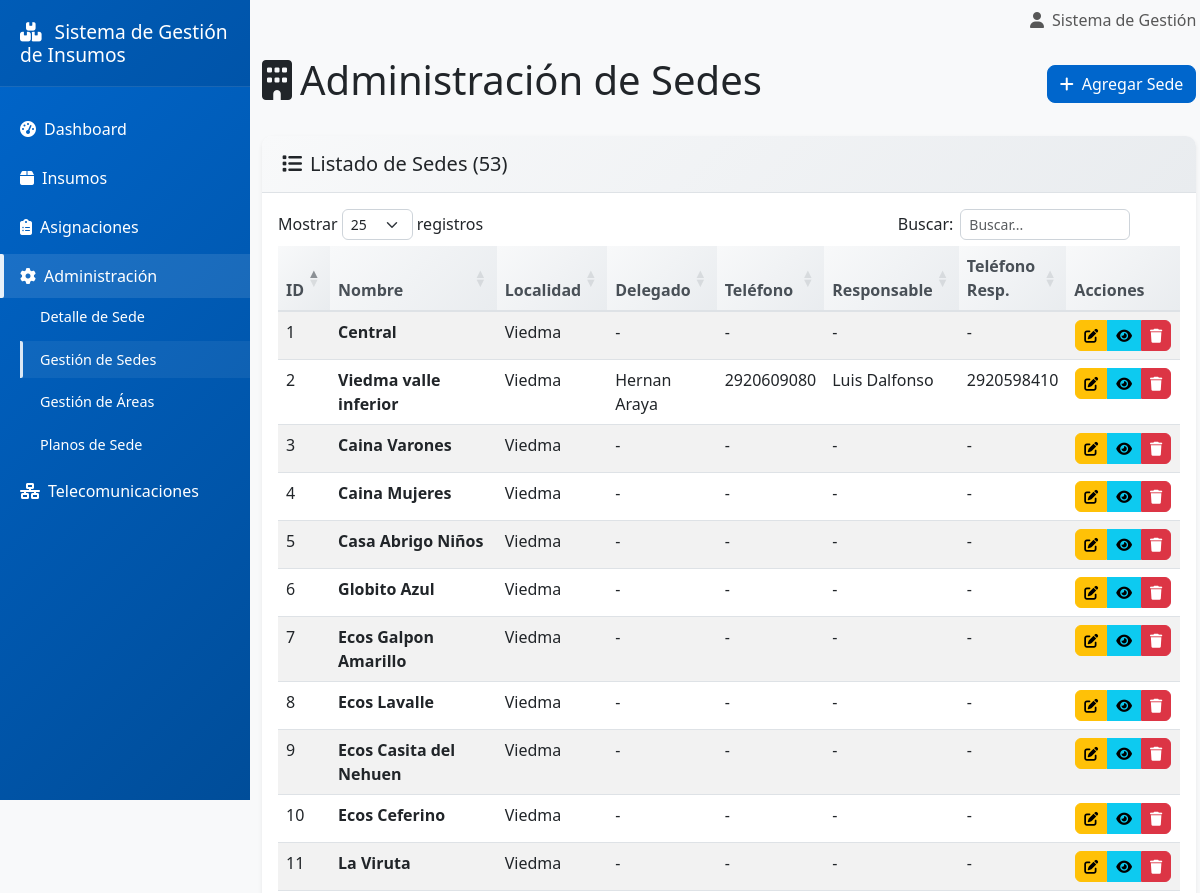
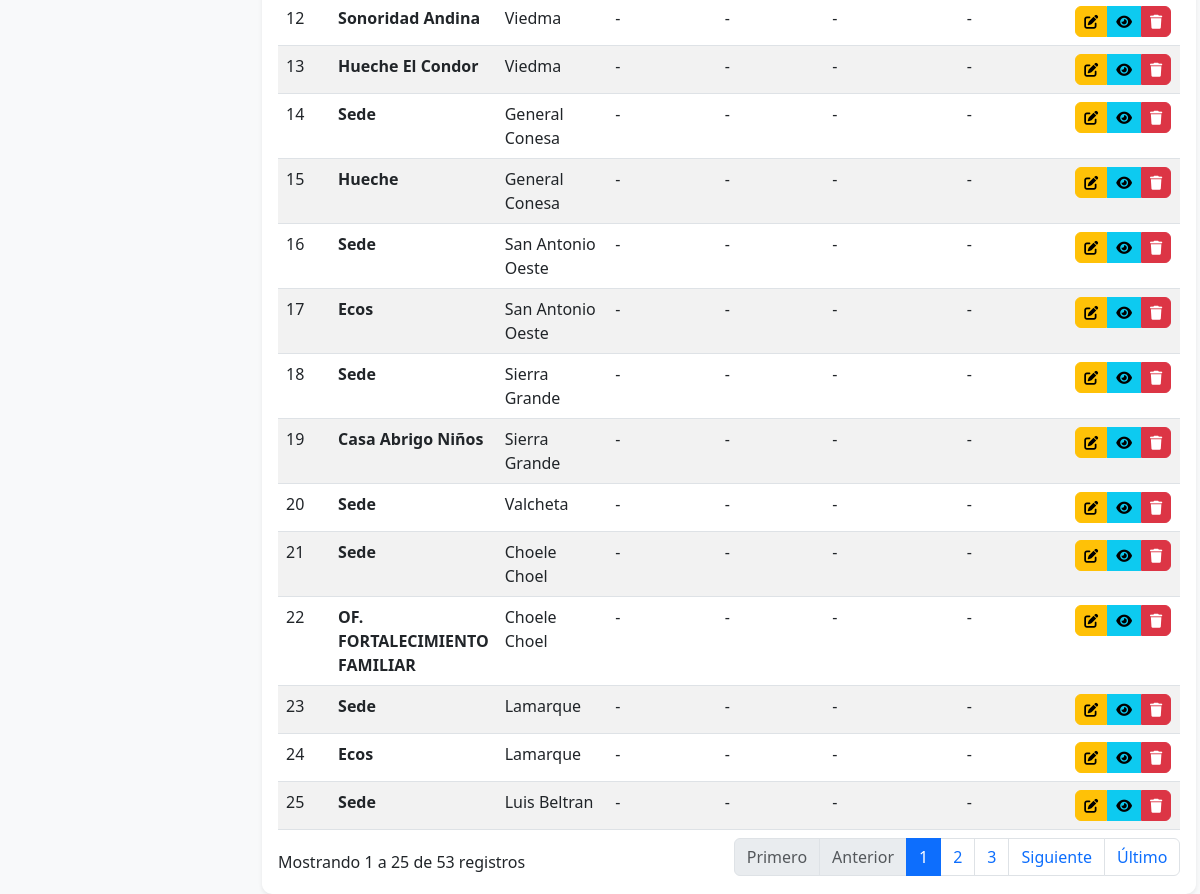
The app's page /pages/admin/sedes.php with its own data (2 pictures, top to bottom).
### tables this page shows
CREATE TABLE `sedes` (
  `id_sede` int(11) NOT NULL,
  `id_localidad` int(11) NOT NULL,
  `nombre_sede` varchar(100) NOT NULL,
  `direccion` varchar(255) DEFAULT NULL,
  `observaciones` varchar(255) DEFAULT NULL,
  `delegado_nombre` varchar(100) DEFAULT NULL,
  `delegado_apellido` varchar(100) DEFAULT NULL,
  `delegado_telefono` varchar(50) DEFAULT NULL,
  `responsable_nombre` varchar(100) DEFAULT NULL,
  `responsable_apellido` varchar(100) DEFAULT NULL,
  `responsable_telefono` varchar(50) DEFAULT NULL
);

CREATE TABLE `localidades` (
  `id_localidad` int(11) NOT NULL,
  `id_zona` int(11) NOT NULL,
  `nombre_localidad` varchar(100) NOT NULL
);

### includes/config.php (called while the page is built, shortened)
<?php
function app_base_url(): string { return APP_BASE_URL; }
?>

### pages/admin/sedes.php (the view, shortened to what this page needs)
<?php
require_once '../../includes/config.php';
$conexion = conectarDB();
try {
    $conexion->query("SELECT responsable_nombre, responsable_apellido, responsable_telefono FROM sedes LIMIT 1");
} catch (Exception $e) {
    try {
        $conexion->exec("ALTER TABLE sedes ADD COLUMN responsable_nombre VARCHAR(100) NULL AFTER delegado_telefono");
    } catch (Exception $e2) {}
    try {
        $conexion->exec("ALTER TABLE sedes ADD COLUMN responsable_apellido VARCHAR(100) NULL AFTER responsable_nombre");
    } catch (Exception $e3) {}
    try {
        $conexion->exec("ALTER TABLE sedes ADD COLUMN responsable_telefono VARCHAR(50) NULL AFTER responsable_apellido");
    } catch (Exception $e4) {}
}
$sql = "SELECT s.*, l.nombre_localidad, z.nombre_zona
        FROM sedes s
        JOIN localidades l ON s.id_localidad = l.id_localidad
        JOIN zonas z ON l.id_zona = z.id_zona
        ORDER BY z.nombre_zona, l.nombre_localidad, s.nombre_sede";
$stmt = $conexion->query($sql);
$sedes = $stmt->fetchAll();
?>
<?php include '../../includes/header.php'; ?>
<div class="row">
    <div class="col-12">
        <div class="d-flex justify-content-between align-items-center mb-4">
            <h1>
                <i class="fas fa-building me-2"></i>Administración de Sedes
            </h1>
            <button type="button" class="btn btn-primary" data-bs-toggle="modal" data-bs-target="#modalSede">
                <i class="fas fa-plus me-2"></i>Agregar Sede
            </button>
        </div>
    </div>
</div>
<div class="card">
    <div class="card-header">
        <h5 class="mb-0">
            <i class="fas fa-list me-2"></i>Listado de Sedes (<?php echo count($sedes); ?>)
        </h5>
    </div>
    <div class="card-body">
        <?php if (empty($sedes)): ?>
            <div class="text-center py-4">
                <i class="fas fa-building fa-3x text-muted mb-3"></i>
                <h5 class="text-muted">No hay sedes registradas</h5>
                <p class="text-muted">Agregue la primera sede para comenzar</p>
            </div>
        <?php else: ?>
            <div class="table-responsive">
                <table class="table table-striped datatable" id="tablaSedes">
                    <thead>
                        <tr>
                            <th>ID</th>
                            <th>Nombre</th>
                            <th>Localidad</th>
                            <th>Delegado</th>
                            <th>Teléfono</th>
                            <th>Responsable</th>
                            <th>Teléfono Resp.</th>
                            <th>Acciones</th>
                        </tr>
                    </thead>
                    <tbody>
                        <?php foreach ($sedes as $sede): ?>
                            <tr>
                                <td><?php echo $sede['id_sede']; ?></td>
                                <td><strong><?php echo htmlspecialchars($sede['nombre_sede']); ?></strong></td>
                                <td><?php echo htmlspecialchars($sede['nombre_localidad']); ?></td>
                                <td><?php echo htmlspecialchars(trim(($sede['delegado_nombre'] ?? '').' '.($sede['delegado_apellido'] ?? '')) ?: '-'); ?></td>
                                <td><?php echo htmlspecialchars($sede['delegado_telefono'] ?? '-'); ?></td>
                                <td><?php echo htmlspecialchars(trim(($sede['responsable_nombre'] ?? '').' '.($sede['responsable_apellido'] ?? '')) ?: '-'); ?></td>
                                <td><?php echo htmlspecialchars($sede['responsable_telefono'] ?? '-'); ?></td>
                                <td>
                                    <div class="btn-group" role="group">
                                        <button type="button"
                                                class="btn btn-sm btn-warning"
                                                onclick="editarSede(<?php echo htmlspecialchars(json_encode($sede)); ?>)"
                                                data-bs-toggle="tooltip"
                                                title="Editar">
                                            <i class="fas fa-edit"></i>
                                        </button>
                                        <a class="btn btn-sm btn-info" href="<?php echo app_base_url(); ?>/pages/admin/sede_detalle.php?id_localidad=<?php echo (int)$sede['id_localidad']; ?>&id_sede=<?php echo (int)$sede['id_sede']; ?>" title="Ver Detalles">
                                            <i class="fas fa-eye"></i>
                                        </a>
                                        <button type="button"
                                                class="btn btn-sm btn-danger"
                                                onclick="eliminarItem(<?php echo $sede['id_sede']; ?>, 'sede')"
                                                data-bs-toggle="tooltip"
                                                title="Eliminar">
                                            <i class="fas fa-trash"></i>
                                        </button>
                                    </div>
                                </td>
                            </tr>
                        <?php endforeach; ?>
                    </tbody>
                </table>
            </div>
        <?php endif; ?>
    </div>
</div>
<?php include '../../includes/footer.php'; ?>

### public/css/style.css (style rules this page uses)
:root { --primary-color: #0066cc; --secondary-color: #ffffff; --success-color: #009933; --warning-color: #ffcc00; --danger-color: #cc0000; --info-color: #0099cc; --light-color: #f8f9fa; --dark-color: #212529; }
body { font-family: 'Segoe UI', Tahoma, Geneva, Verdana, sans-serif; background-color: #f8f9fa; margin: 0; padding: 0; }
.card { border: none; border-radius: 10px; box-shadow: 0 0.125rem 0.25rem rgba(0, 0, 0, 0.075); transition: all 0.3s ease; }
.card-header { background: linear-gradient(135deg, #f8f9fa 0%, #e9ecef 100%); border-bottom: 1px solid #dee2e6; border-radius: 10px 10px 0 0 !important; padding: 1rem 1.25rem; font-weight: 600; }
.btn { border-radius: 8px; font-weight: 500; transition: all 0.3s ease; }
.btn-primary { background-color: var(--primary-color); border-color: var(--primary-color); }
.btn-sm { padding: 0.25rem 0.5rem; font-size: 0.875rem; border-radius: 6px; }
.table { margin-bottom: 0; }
.table thead th { background: linear-gradient(135deg, #f8f9fa 0%, #e9ecef 100%); border-bottom: 2px solid #dee2e6; font-weight: 600; color: #495057; }
.btn-group .btn { margin: 0 1px; }
.btn-group .btn[onclick] { cursor: pointer; pointer-events: auto; }
.dataTables_wrapper .btn-group .btn { pointer-events: auto !important; }

### records on screen
sedes: id_sede "17", nombre_sede "Ecos", id_localidad.nombre_localidad "San Antonio Oeste", delegado_nombre+delegado_apellido "-", delegado_telefono "-", responsable_nombre+responsable_apellido "-", responsable_telefono "-"
sedes: id_sede "16", nombre_sede "Sede", id_localidad.nombre_localidad "San Antonio Oeste", delegado_nombre+delegado_apellido "-", delegado_telefono "-", responsable_nombre+responsable_apellido "-", responsable_telefono "-"
sedes: id_sede "19", nombre_sede "Casa Abrigo Niños", id_localidad.nombre_localidad "Sierra Grande", delegado_nombre+delegado_apellido "-", delegado_telefono "-", responsable_nombre+responsable_apellido "-", responsable_telefono "-"
sedes: id_sede "18", nombre_sede "Sede", id_localidad.nombre_localidad "Sierra Grande", delegado_nombre+delegado_apellido "-", delegado_telefono "-", responsable_nombre+responsable_apellido "-", responsable_telefono "-"
sedes: id_sede "20", nombre_sede "Sede", id_localidad.nombre_localidad "Valcheta", delegado_nombre+delegado_apellido "-", delegado_telefono "-", responsable_nombre+responsable_apellido "-", responsable_telefono "-"
sedes: id_sede "15", nombre_sede "Hueche", id_localidad.nombre_localidad "General Conesa", delegado_nombre+delegado_apellido "-", delegado_telefono "-", responsable_nombre+responsable_apellido "-", responsable_telefono "-"
sedes: id_sede "14", nombre_sede "Sede", id_localidad.nombre_localidad "General Conesa", delegado_nombre+delegado_apellido "-", delegado_telefono "-", responsable_nombre+responsable_apellido "-", responsable_telefono "-"
sedes: id_sede "4", nombre_sede "Caina Mujeres", id_localidad.nombre_localidad "Viedma", delegado_nombre+delegado_apellido "-", delegado_telefono "-", responsable_nombre+responsable_apellido "-", responsable_telefono "-"
sedes: id_sede "3", nombre_sede "Caina Varones", id_localidad.nombre_localidad "Viedma", delegado_nombre+delegado_apellido "-", delegado_telefono "-", responsable_nombre+responsable_apellido "-", responsable_telefono "-"
sedes: id_sede "5", nombre_sede "Casa Abrigo Niños", id_localidad.nombre_localidad "Viedma", delegado_nombre+delegado_apellido "-", delegado_telefono "-", responsable_nombre+responsable_apellido "-", responsable_telefono "-"
sedes: id_sede "1", nombre_sede "Central", id_localidad.nombre_localidad "Viedma", delegado_nombre+delegado_apellido "-", delegado_telefono "-", responsable_nombre+responsable_apellido "-", responsable_telefono "-"
sedes: id_sede "9", nombre_sede "Ecos Casita del Nehuen", id_localidad.nombre_localidad "Viedma", delegado_nombre+delegado_apellido "-", delegado_telefono "-", responsable_nombre+responsable_apellido "-", responsable_telefono "-"
sedes: id_sede "10", nombre_sede "Ecos Ceferino", id_localidad.nombre_localidad "Viedma", delegado_nombre+delegado_apellido "-", delegado_telefono "-", responsable_nombre+responsable_apellido "-", responsable_telefono "-"
sedes: id_sede "7", nombre_sede "Ecos Galpon Amarillo", id_localidad.nombre_localidad "Viedma", delegado_nombre+delegado_apellido "-", delegado_telefono "-", responsable_nombre+responsable_apellido "-", responsable_telefono "-"
sedes: id_sede "8", nombre_sede "Ecos Lavalle", id_localidad.nombre_localidad "Viedma", delegado_nombre+delegado_apellido "-", delegado_telefono "-", responsable_nombre+responsable_apellido "-", responsable_telefono "-"
sedes: id_sede "6", nombre_sede "Globito Azul", id_localidad.nombre_localidad "Viedma", delegado_nombre+delegado_apellido "-", delegado_telefono "-", responsable_nombre+responsable_apellido "-", responsable_telefono "-"
sedes: id_sede "13", nombre_sede "Hueche El Condor", id_localidad.nombre_localidad "Viedma", delegado_nombre+delegado_apellido "-", delegado_telefono "-", responsable_nombre+responsable_apellido "-", responsable_telefono "-"
sedes: id_sede "11", nombre_sede "La Viruta", id_localidad.nombre_localidad "Viedma", delegado_nombre+delegado_apellido "-", delegado_telefono "-", responsable_nombre+responsable_apellido "-", responsable_telefono "-"
sedes: id_sede "12", nombre_sede "Sonoridad Andina", id_localidad.nombre_localidad "Viedma", delegado_nombre+delegado_apellido "-", delegado_telefono "-", responsable_nombre+responsable_apellido "-", responsable_telefono "-"
sedes: id_sede "2", nombre_sede "Viedma valle inferior", id_localidad.nombre_localidad "Viedma", delegado_nombre+delegado_apellido "Hernan Araya", delegado_telefono "2920609080", responsable_nombre+responsable_apellido "Luis Dalfonso", responsable_telefono "2920598410"
sedes: id_sede "22", nombre_sede "OF. FORTALECIMIENTO FAMILIAR", id_localidad.nombre_localidad "Choele Choel", delegado_nombre+delegado_apellido "-", delegado_telefono "-", responsable_nombre+responsable_apellido "-", responsable_telefono "-"
sedes: id_sede "21", nombre_sede "Sede", id_localidad.nombre_localidad "Choele Choel", delegado_nombre+delegado_apellido "-", delegado_telefono "-", responsable_nombre+responsable_apellido "-", responsable_telefono "-"
sedes: id_sede "24", nombre_sede "Ecos", id_localidad.nombre_localidad "Lamarque", delegado_nombre+delegado_apellido "-", delegado_telefono "-", responsable_nombre+responsable_apellido "-", responsable_telefono "-"
sedes: id_sede "23", nombre_sede "Sede", id_localidad.nombre_localidad "Lamarque", delegado_nombre+delegado_apellido "-", delegado_telefono "-", responsable_nombre+responsable_apellido "-", responsable_telefono "-"
sedes: id_sede "25", nombre_sede "Sede", id_localidad.nombre_localidad "Luis Beltran", delegado_nombre+delegado_apellido "-", delegado_telefono "-", responsable_nombre+responsable_apellido "-", responsable_telefono "-"

### other values on screen
APP_NAME "Sistema de Gestión de Insumos"
count($sedes) "53"
